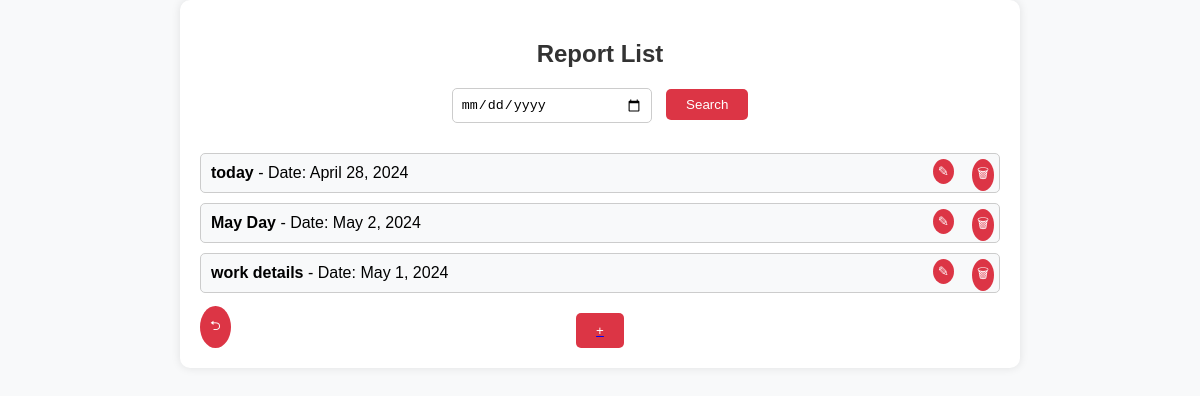
The app's page /report/ (signed in) with its own data.
### ashaease/models.py (models this page shows, shortened)
class Report(models.Model):
    name = models.CharField(max_length=255)
    date = models.DateField()
    created_by = models.ForeignKey(User, on_delete=models.CASCADE, related_name="reports")

### ashaease/views.py (the view)
# urls.py: path('report/', views.report, name='report'),
def report(request):
    if request.method == "POST":
        date = request.POST.get('date')
        request.session['report_date'] = {
            'date': date,
        }
        return redirect('report')
    try:
        date = request.session.pop('report_date')
        if date:
            date = date.get('date')
        reports = Report.objects.filter(created_by=request.user, date= date)
    except:
        reports = Report.objects.filter(created_by=request.user)
    context = {
        'reports' : reports,
    }
    return render(request, 'report.html', context)

### ashaease/templates/report.html (shortened to what this page needs)
<!DOCTYPE html>
<html lang="en">
<head>
</head>
<body>
<div class="container">
  <h2>Report List</h2>
  <form id="reportForm" method="POST" action="{% url 'report' %}">
  <div class="search-container">
    <input type="date" name="date" id="search-date">
    <button id="search-btn" type="submit">Search</button>
  </div>
  </form>
  <div class="report-list" id="report-list">
    {% if reports %}
    {% for i in reports %}
    <div class="report">
        <form id="reportForm" method="POST" action="{% url 'report_view' %}">
            <button class="edit-btn" type="submit">&#9998;</button>
        </form>
        <form id="reportForm" method="POST" action="{% url 'report_delete' %}">
            <button class="delete-btn" type="submit">&#128465;</button>
        </form>
        <strong>{{ i.name }}</strong> - Date: {{ i.date }}
    </div>
    {% endfor %}
    {% endif %}
  </div>
  <a href="/report_edit"><button class="add-report-btn" id="add-report-btn">+</button></a>
  <a href="/home"><button class="back-btn">⮌</button></a>
</div>
</body>
</html>

### ashaease/templates/report.html (style rules this page uses)
body { font-family: Arial, sans-serif; margin: 0; padding: 0; background-color: #f8f9fa; }
.container { max-width: 800px; margin: 0 auto; padding: 20px; background-color: #fff; border-radius: 10px; box-shadow: 0 0 10px rgba(0, 0, 0, 0.1); position: relative; }
h2 { margin-bottom: 20px; text-align: center; color: #333; }
.search-container { text-align: center; margin-bottom: 20px; }
#search-date { padding: 8px; border-radius: 5px; border: 1px solid #ccc; margin-right: 10px; width: 200px; box-sizing: border-box; }
#search-btn { padding: 8px 20px; background-color: #dc3545; color: #fff; border: none; border-radius: 5px; cursor: pointer; }
.add-report-btn { padding: 10px 20px; background-color: #dc3545; color: #fff; border: none; border-radius: 5px; cursor: pointer; display: block; margin: 0 auto; margin-top: 20px; }
.report-list { margin-top: 30px; }
.report { padding: 10px; border: 1px solid #ccc; border-radius: 5px; margin-bottom: 10px; background-color: #f8f9fa; position: relative; }
.delete-btn, .edit-btn { padding: 5px; background-color: #dc3545; color: #fff; border: none; border-radius: 50%; cursor: pointer; position: absolute; top: 5px; }
.edit-btn { right: 45px; }
.delete-btn { right: 5px; }
.back-btn { padding: 10px; background-color: #dc3545; color: #fff; border: none; border-radius: 50%; cursor: pointer; position: absolute; bottom: 20px; left: 20px; }

### records on screen
Report: name "today", date "April 28, 2024"
Report: name "May Day", date "May 2, 2024"
Report: name "work details", date "May 1, 2024"
